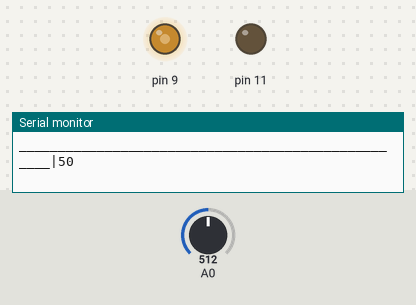
A sketch run on a simulated Arduino Uno, built with avr-gcc and run on an emulated ATmega328P. Shown: output pins drawn as LEDs (lit = HIGH), the last lines printed to the serial monitor. Inputs (shaded band) come from the test bench; at power-on: A0 = 512.

Above: at 1.2 s.
1.3 s: A0 set to 716
At 1.7 s:
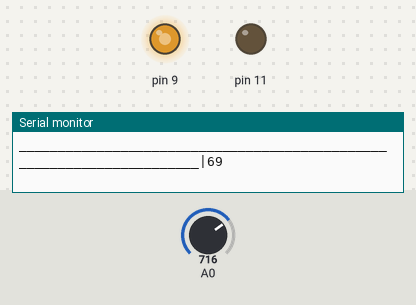
2.9 s: A0 set to 900
At 3.3 s:
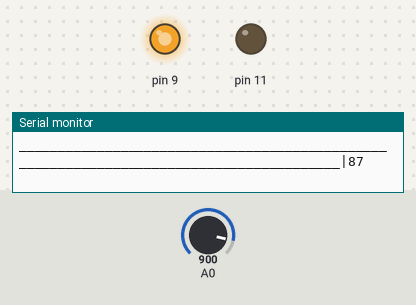
4.4 s: A0 set to 122
At 5.6 s:
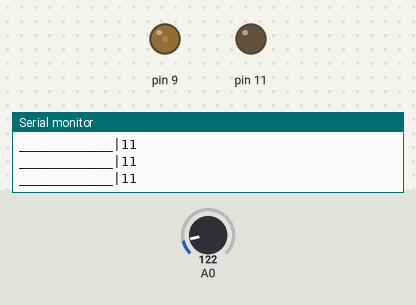
5.9 s: A0 set to 0
At 6.6 s:
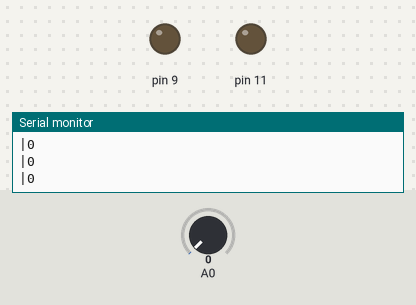
Timing chart, 0 to 8.4 s (numbered marks = the images above; inputs shaded):
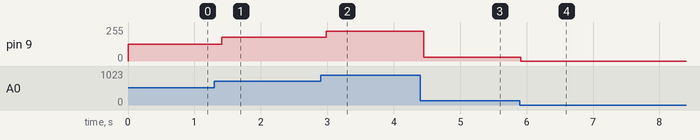

Measured:
- after the input at 1.3 s, pin 9: 127/255 → 178/255 after 0.11 s
- after the input at 2.9 s, pin 9: 178/255 → 224/255 after 0.09 s
- after the input at 4.4 s, pin 9: 224/255 → 30/255 after 0.06 s
- after the input at 5.9 s, pin 9: 30/255 → 0/255 at once

The sketch:

oscilloscope.ino
```cpp
void setup()
{
  Serial.begin(9600);
  pinMode(11, OUTPUT);
}
float last=0;
int count=0;
void loop()
{
  int val=analogRead(0);
  float percentage = (val/1024.00)*100.10;
  for (int i=0;i<percentage;i++){
    Serial.print("_");
  }
//  Serial.println();
  if(last>percentage+1){
    Serial.print("\/");
  }
  else if(last<percentage-1){
    Serial.print("\\");
  }
  else {
    Serial.print("|");
  }
  Serial.println(int(percentage));
  analogWrite(9,(percentage/100)*255);
  delay(10);
  last=percentage;
}
```
